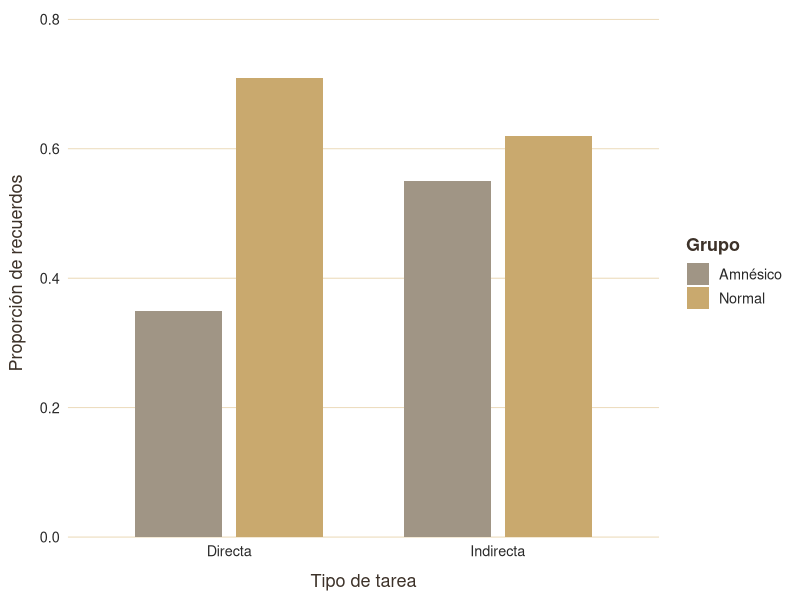
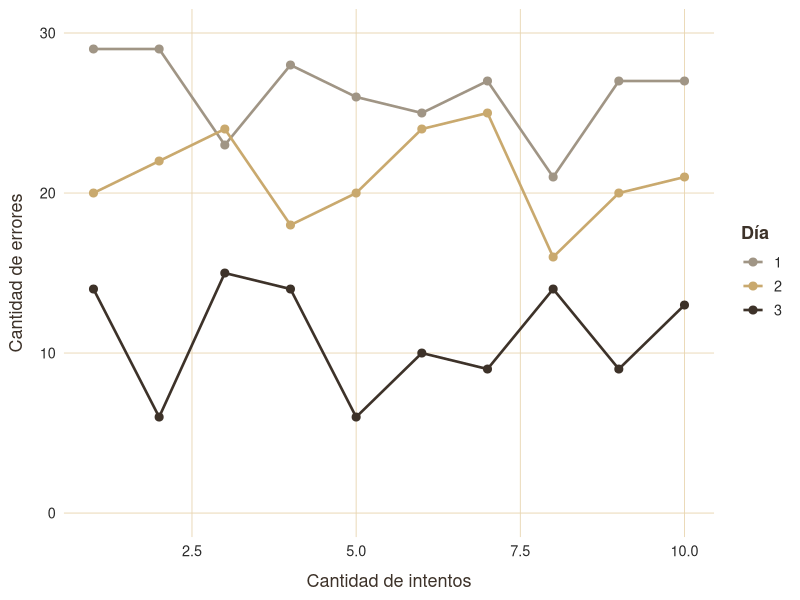

The R script that drew these images, in order:
## ---- chunk 1
#| fig-width: 8
#| fig-height: 4
#| fig-align: center
#| dev: png
#| dev-args: !expr list(bg = "white")

library(ggplot2)

datos_recuerdos <- data.frame(
  tarea = factor(rep(c("Directa", "Indirecta"), each = 2),
                 levels = c("Directa", "Indirecta")),
  grupo = factor(rep(c("Amnésico", "Normal"), times = 2),
                 levels = c("Amnésico", "Normal")),
  prop  = c(0.35, 0.71, 0.55, 0.62)
)

ggplot(datos_recuerdos, aes(x = tarea, y = prop, fill = grupo)) +
  geom_col(position = position_dodge(width = 0.75), width = 0.65) +
  scale_fill_manual(values = c("Amnésico" = "#a09585", "Normal" = "#c9a96e")) +
  scale_y_continuous(
    limits = c(0, 0.8),
    breaks = seq(0, 0.8, 0.2),
    expand = expansion(mult = c(0, 0.02))
  ) +
  labs(
    x = "Tipo de tarea",
    y = "Proporción de recuerdos",
    fill = "Grupo"
  ) +
  theme_minimal(base_size = 13) +
  theme(
    plot.title = element_text(size = 14, face = "bold", color = "#3d3229",
                              margin = margin(b = 15)),
    axis.title.x = element_text(margin = margin(t = 10), color = "#3d3229"),
    axis.title.y = element_text(margin = margin(r = 10), color = "#3d3229"),
    axis.text = element_text(color = "#2a2a2a"),
    panel.grid.major.x = element_blank(),
    panel.grid.minor = element_blank(),
    panel.grid.major.y = element_line(color = "#e8d5b0", linewidth = 0.3),
    legend.position = "right",
    legend.title = element_text(face = "bold", color = "#3d3229"),
    legend.text = element_text(color = "#2a2a2a")
  )
## ---- chunk 2
#| fig-width: 8
#| fig-height: 4.2
#| fig-align: center
#| dev: png
#| dev-args: !expr list(bg = "white")

library(ggplot2)

# Datos: errores por intento, en tres días sucesivos
datos_espejo <- data.frame(
  intento = rep(1:10, times = 3),
  dia     = factor(rep(c("1", "2", "3"), each = 10),
                   levels = c("1", "2", "3")),
  errores = c(
    29, 29, 23, 28, 26, 25, 27, 21, 27, 27,   # Día 1
    20, 22, 24, 18, 20, 24, 25, 16, 20, 21,   # Día 2
    14,  6, 15, 14,  6, 10,  9, 14,  9, 13    # Día 3
  )
)

ggplot(datos_espejo, aes(x = intento, y = errores, color = dia, group = dia)) +
  geom_line(linewidth = 0.9) +
  geom_point(size = 2.4) +
  scale_color_manual(values = c("1" = "#a09585",
                                "2" = "#c9a96e",
                                "3" = "#3d3229")) +
  scale_x_continuous(breaks = seq(2.5, 10, 2.5)) +
  scale_y_continuous(limits = c(0, 30), breaks = seq(0, 30, 10)) +
  labs(
    x = "Cantidad de intentos",
    y = "Cantidad de errores",
    color = "Día"
  ) +
  theme_minimal(base_size = 13) +
  theme(
    plot.title = element_text(size = 14, face = "bold", color = "#3d3229",
                              margin = margin(b = 15)),
    axis.title.x = element_text(margin = margin(t = 10), color = "#3d3229"),
    axis.title.y = element_text(margin = margin(r = 10), color = "#3d3229"),
    axis.text = element_text(color = "#2a2a2a"),
    panel.grid.minor = element_blank(),
    panel.grid.major = element_line(color = "#e8d5b0", linewidth = 0.3),
    legend.position = "right",
    legend.title = element_text(face = "bold", color = "#3d3229"),
    legend.text = element_text(color = "#2a2a2a")
  )
